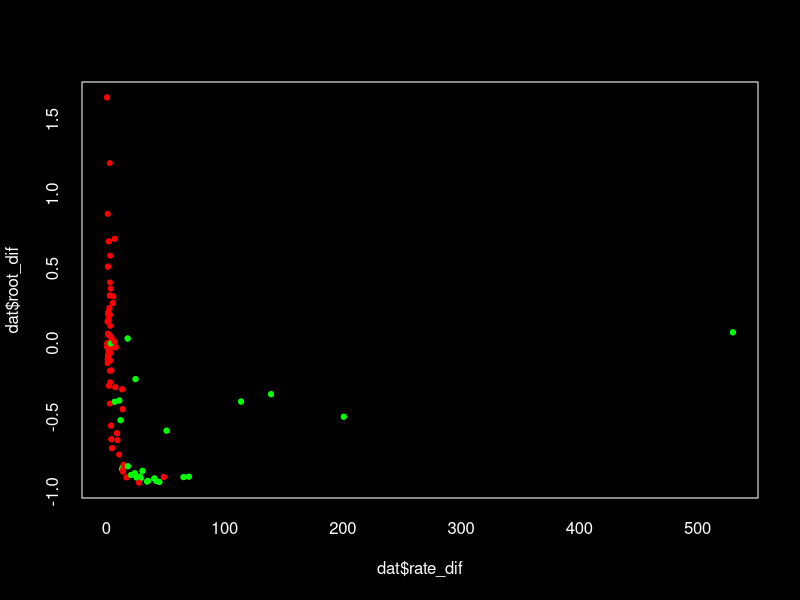
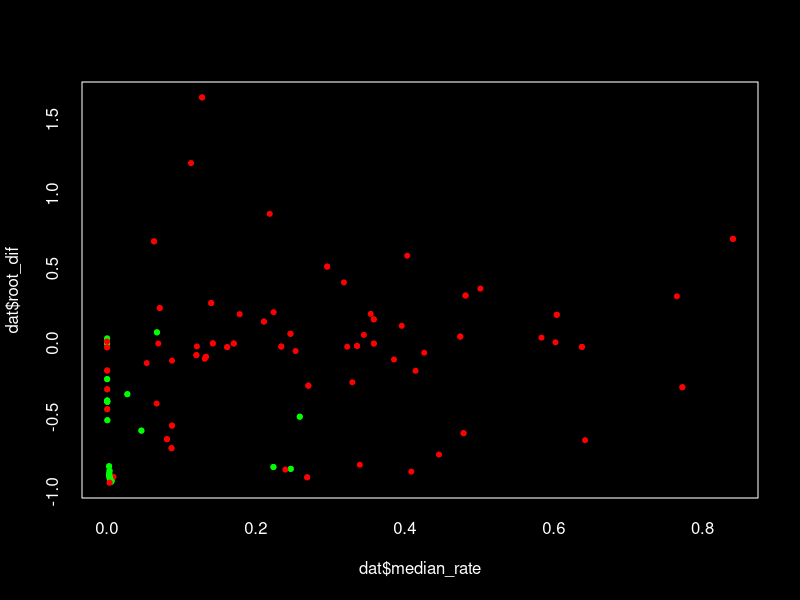
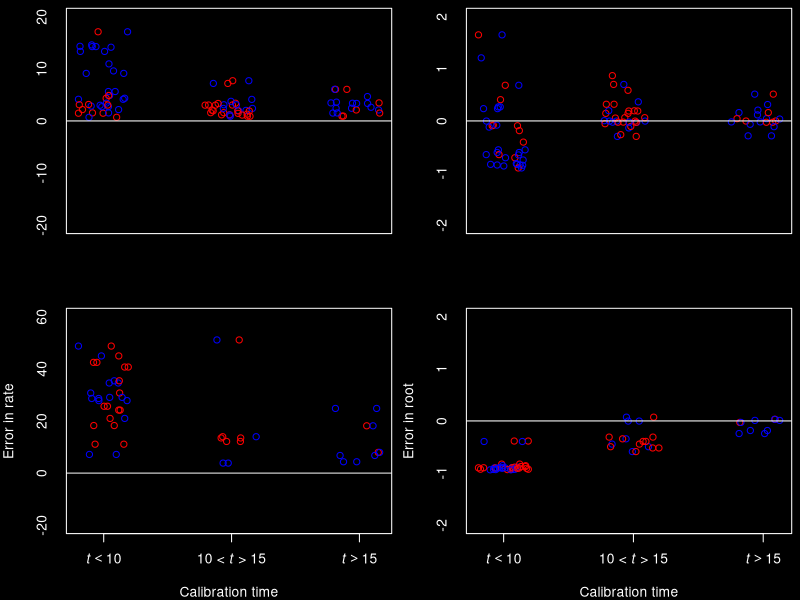

The R script that drew these images, in order: (Note: this script raises an error after producing the figures.)
dat <- read.table('compiled_data.txt', as.is = T)

colnames(dat) <- c("run.name","cal.time","mean.rate","sd.rate","slope","r.sq","real_ucld","real_low_ucld","real_high_ucld","real_root","real_low_root","real_high_root","r1_ucld","r1_low_ucld","r1_high_ucld","r1_root","r1_low_root","r1_high_root","r2_ucld","r2_low_ucld","r2_high_ucld","r2_root","r2_low_root","r2_high_root","r3_ucld","r3_low_ucld","r3_high_ucld","r3_root","r3_low_root","r3_high_root")

median_rate <- vector()
median_root <- vector()

pass_cr1 <- vector()
pass_cr2 <- vector()
pass_cr3 <- vector()
rate_in <- vector()

dat$mean.rate <- dat$mean.rate 
for(i in 1:nrow(dat)){

      low_rates <- min(unlist(c(dat[i, grep('r._low_ucld', colnames(dat))])))
      high_rates <- max(unlist(c(dat[i, grep('r._high_ucld', colnames(dat))])))
      
      median_rate[i] <- dat$real_low_ucld[i] + (dat$real_high_ucld[i] - dat$real_low_ucld[i] )
      median_root[i] <- dat$real_low_root[i] + (dat$real_high_root[i] - dat$real_low_root[i] )

      pass_cr1[i] <- (dat$real_ucld[i] > high_rates) || (dat$real_ucld[i] < low_rates)
      pass_cr2[i] <- (median_rate[i] > high_rates) || (median_rate[i] < low_rates)
      pass_cr3[i] <- all(c(dat$real_low_ucld , dat$real_high_ucld) > high_rates) || all(c(dat$real_high_ucld, dat$real_low_ucld)  < low_rates)

      rate_in[i] <- (dat$mean.rate[i] <= dat$real_high_ucld[i]) && (dat$mean.rate[i] >= dat$real_low_ucld[i])

}

# chek standardising
rate_dif <- (dat$real_ucld - dat$mean.rate) / dat$mean.rate
root_dif <- (median_root - 100) / 100

dat <- cbind(dat, median_rate, rate_dif, median_root, root_dif, pass_cr1, pass_cr2, rate_in)

#dat <- dat[dat_comp$rate_dif < 50, ]

dat <- dat[-(which(dat$median_rate > 1)), ]

par(bg = 'black')
par(col = 'white')
par(col.axis = 'white')
par(col.lab = 'white')

plot(dat$rate_dif, dat$root_dif, pch = 20, col = c('red', 'green')[as.numeric(dat$pass_cr1) + 1])

plot(dat$median_rate, dat$root_dif, pch = 20, col = c('red', 'green')[as.numeric(dat$pass_cr1) + 1])

# ? relationship between rate dif and root diff. The y interept it the rate scaling in beast

# What is the error in those that pass it
par(mfrow = c(2, 2))
par(mar = c(4, 4, 0.5, 0.5))

plot(jitter(as.numeric(cut(dat$cal.time, 3)))[dat$mean.rate == 0.01], dat$rate_dif[dat$mean.rate == 0.01], ylim = c(-20, 20), col = c('blue', 'red')[as.numeric(dat$pass_cr2) + 1], ylab = '', xlab = '', xaxt = 'n')
lines(x = c(-1, 80), y = c(0, 0))
plot(jitter(as.numeric(cut(dat$cal.time, 3)))[dat$mean.rate == 0.01], dat$root_dif[dat$mean.rate == 0.01], ylim = c(-2, 2), col = c('blue', 'red')[as.numeric(dat$pass_cr2) + 1], ylab = '', xlab = '', xaxt = 'n')
lines(x = c(-1, 80), y = c(0, 0))

plot(jitter(as.numeric(cut(dat$cal.time, 3)))[dat$mean.rate == 0.0001], dat$rate_dif[dat$mean.rate == 0.0001], ylim = c(-20, 60), col = c('blue', 'red')[as.numeric(dat$pass_cr2) + 1], ylab = 'Error in rate', xlab = 'Calibration time', xaxt = 'n')
lines(x = c(-1, 80), y = c(0, 0))
axis(1, at = c(1, 2, 3), labels = c(expression(italic(t)<10), expression(paste('10 < ', italic(t), ' > 15')), expression(italic(t)>15)), col = 'white')


plot(jitter(as.numeric(cut(dat$cal.time, 3)))[dat$mean.rate == 0.0001], dat$root_dif[dat$mean.rate == 0.0001], ylim = c(-2, 2), col = c('blue', 'red')[as.numeric(dat$pass_cr2)+1], ylab = 'Error in root', xlab = 'Calibration time', xaxt = 'n')
lines(x = c(-1, 80), y = c(0, 0))
axis(1, at = c(1, 2, 3), labels = c(expression(italic(t)<10), expression(paste('10 < ', italic(t), ' > 15')), expression(italic(t)>15)), col = 'white')

# ! Increase randomisations to 5. increase calibration depth to between 20, 39


stop('Completed plots')


boxplot(dat$rate_dif ~ factor(dat$pass_cr2), col = c('blue', 'red'), border = 'white', ylim = c(-10, 80))
boxplot(dat$root_dif ~ factor(dat$pass_cr2), col = c('blue', 'red'), border = 'white', ylim = c(-100, 100))


# COLOUR BY RATE


plot(jitter(as.numeric(dat$pass_cr2)), dat$rate_dif, pch = cal_range, col = c('lightblue', 'orange')[as.numeric(factor(dat$mean.rate))] , ylim = c(-1, 50))
plot(jitter(as.numeric(dat$pass_cr1)), dat$rate_dif, pch = cal_range, col = c('lightblue', 'orange')[as.numeric(factor(dat$mean.rate))] , ylim = c(-1, 50))

## !! THE TEST HAS HIGH FALSE POSITIVES AND FALSE NEGATIVES. TEST WITH TREES WITH DIFFERENT STRUCTURES
